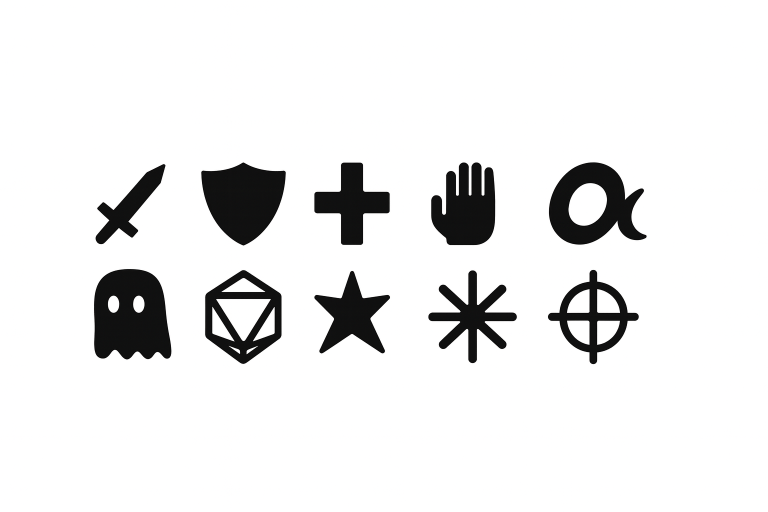
#> input picture 6720A659-122D-4462-85FC-9302CF2CFD9F.png, 1536 x 1024 px, found by its file name (shown at 1/2 size); its folder holds 5 pictures in this run
$ python extract_sigils.py
#> lines starting #> are read from the running program, lines starting #| are printed output that depends on the picture
#!/usr/bin/env python3
"""
Extract individual sigils from the master sigil sheet.
Isolates each sigil, crops it, and saves with transparent background.
"""

from PIL import Image
import os

# Sigil names in order (left to right, top to bottom)
SIGIL_NAMES = [
    # Top row
    'Attack', 'Shield', 'Heal', 'Grapple', 'Alpha',
    # Bottom row
    'Ghost', 'D20', 'Star', 'Asterisk', 'Expand'
]

def extract_sigils(input_path, output_dir):
    """Extract sigils from the master sheet and save individually."""
#> called with output_dir = '/home/user/FROGGLE/assets/sigils'

    # Load the image
    img = Image.open(input_path).convert('RGBA')
    width, height = img.size
#> width = 1536; height = 1024

    print(f"Image size: {width}x{height}")
#| Image size: 1536x1024

    # The sigils are arranged in a 2x5 grid
    # Calculate grid dimensions
    rows = 2
    cols = 5

    # Estimate cell size (with some padding)
    cell_width = width // cols
#> cell_width = 307
    cell_height = height // rows
#> cell_height = 512

    print(f"Estimated cell size: {cell_width}x{cell_height}")
#| Estimated cell size: 307x512

    # Create output directory if it doesn't exist
    os.makedirs(output_dir, exist_ok=True)

    # Extract each sigil
    for idx, name in enumerate(SIGIL_NAMES):
        row = idx // cols
        col = idx % cols

        # Calculate cell position with margins to avoid spillover from adjacent sigils
        # Add 12% margin on each side to ensure clean separation
        margin_x = cell_width * 0.12
        margin_y = cell_height * 0.12

        x = col * cell_width + margin_x
        y = row * cell_height + margin_y
        width_crop = cell_width - (2 * margin_x)
        height_crop = cell_height - (2 * margin_y)

        # Crop the cell with margins
        cell = img.crop((int(x), int(y), int(x + width_crop), int(y + height_crop)))

        # Find the bounding box of non-white pixels
        # Convert to grayscale for easier thresholding
        gray = cell.convert('L')
        pixels = gray.load()

        actual_width, actual_height = cell.size

        # Find bounds
        min_x, min_y = actual_width, actual_height
        max_x, max_y = 0, 0

        for py in range(actual_height):
            for px in range(actual_width):
                # If pixel is dark (not white), it's part of the sigil
                if pixels[px, py] < 250:  # threshold for "not white"
                    min_x = min(min_x, px)
                    max_x = max(max_x, px)
                    min_y = min(min_y, py)
                    max_y = max(max_y, py)

        # Add small padding
        padding = 5
        min_x = max(0, min_x - padding)
        min_y = max(0, min_y - padding)
        max_x = min(actual_width, max_x + padding)
        max_y = min(actual_height, max_y + padding)

        # Crop to the actual sigil bounds
        sigil = cell.crop((min_x, min_y, max_x, max_y))

        # Convert white background to transparent
        data = sigil.getdata()
        new_data = []
        for item in data:
            # If pixel is close to white, make it transparent
            if item[0] > 240 and item[1] > 240 and item[2] > 240:
                new_data.append((255, 255, 255, 0))  # Transparent
            else:
                new_data.append(item)

        sigil.putdata(new_data)

        # Save the sigil
        output_path = os.path.join(output_dir, f"{name.lower()}.png")
        sigil.save(output_path)
        print(f"✓ Saved {name} ({sigil.size[0]}x{sigil.size[1]}) to {output_path}")
#> this loop made 10 passes
#> pass 1, in extract_sigils, `cell = img.crop((int(x), int(y), int(x + width_crop), int(y + height_c..`:
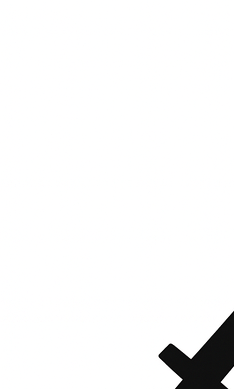
#> cell: PIL image 234x389 RGBA; mean R, G, B, A 247.1, 247.2, 247.1, 255
#> pass 1, in extract_sigils, `sigil = cell.crop((min_x, min_y, max_x, max_y))`:
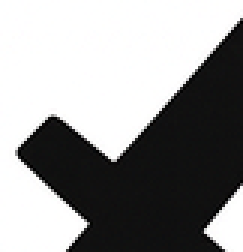
#> sigil: PIL image 81x84 RGBA (shown 3 times larger); mean R, G, B, A 151, 150.9, 150.9, 255
#> after the loop:
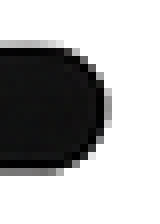
#> sigil: PIL image 20x28 RGBA (shown 8 times larger); mean R, G, B, A 174.5, 174.5, 174.5, 93.3; transparent parts drawn white

if __name__ == '__main__':
    input_file = '/home/user/FROGGLE/6720A659-122D-4462-85FC-9302CF2CFD9F.png'
    output_directory = '/home/user/FROGGLE/assets/sigils'

    print("Extracting sigils from master sheet...")
    extract_sigils(input_file, output_directory)
    print("\nDone! All sigils extracted successfully.")
